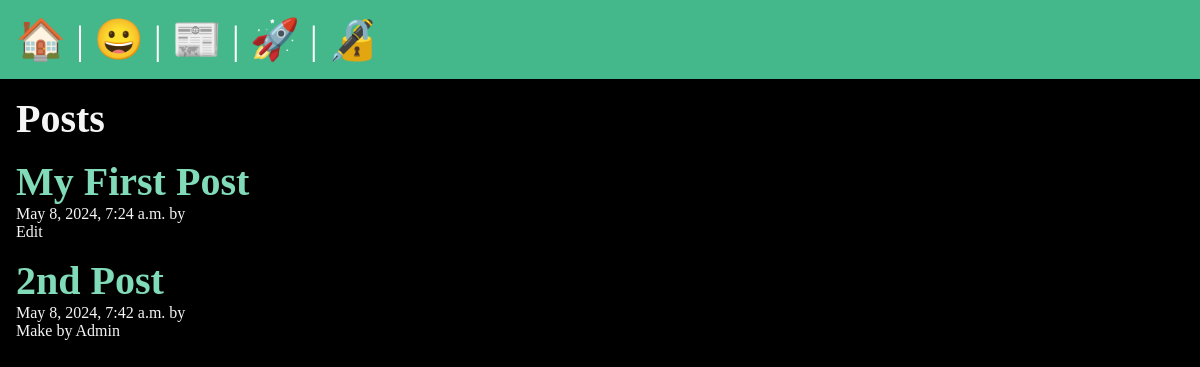
/posts/, run on an earlier commit of the app's database.
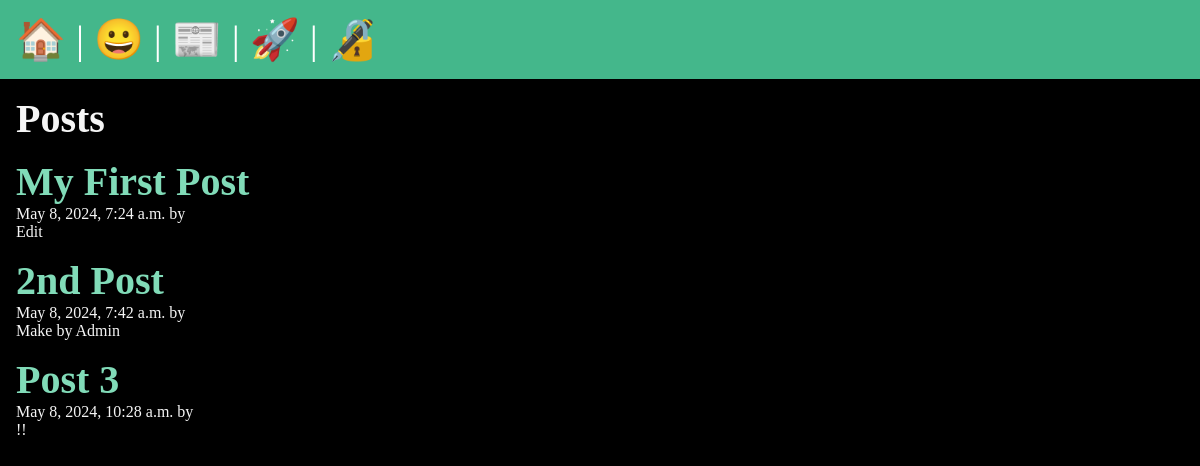
And on a later commit of the database.
### posts/models.py (models this page shows, shortened)
class Post(models.Model):
    title = models.CharField(max_length=75)
    body = models.TextField()
    slug = models.SlugField()
    date = models.DateTimeField(auto_now_add=True)
    author = models.ForeignKey(User, on_delete=models.CASCADE, default=None)
    banner = models.ImageField(default="fallback.png", blank=True)

### posts/views.py (the view)
# urls.py: path('', views.posts_list, name="list"),
def posts_list(request):
    posts = Post.objects.all().order_by('date')
    return render(request, 'posts/posts_list.html', {'posts': posts})

### posts/templates/posts/posts_list.html (shortened to what this page needs)
{% extends 'layout.html' %}
{% block content %}
<section>
  <h1>Posts</h1>
  {% for post in posts %}
  <article class="post">
    <h2>
      <a href="{% url 'posts:page' slug=post.slug %}">{{post.title}}</a>
    </h2>
    <p>{{post.date}} by {{post.author}}</p>
    <p>{{post.body}}</p>
  </article>
  {% endfor %}
</section>
{% endblock %}

### templates/layout.html (shortened to what this page needs)
<!DOCTYPE html>
{% load static %}
<html lang="en">
<head>
    <link rel="stylesheet" href="{% static 'css/style.css' %}">
</head>
<body>
    <nav>
        <a href="/">
            <span role="img" aria-label="Home" title="Home">🏠</span>
        </a> |
        <a href="/about">
            <span role="img" aria-label="About" title="About">😀</span>
        </a> |
        <a href="{% url 'posts:list' %}">
            <span role="img" aria-label="Posts" title="Posts">📰</span>
        </a> |
        {% if user.is_authenticated %}
            <a href="{% url 'posts:new-post' %}">
                <span role="img" aria-label="New Post" title="New Post">🆕</span>
            </a> |
            <form class="logout" action="{% url 'user:logout' %}" method="post">
                {% csrf_token %}
                <button class="logout-button" aria-label="User Logout" title="User Logout">👋</button>
            </form>
        {% else %}
            <a href="{% url 'user:register' %}">
                <span role="img" aria-label="User Registration" title="User Registration">🚀</span>
            </a> |
            <a href="{% url 'user:login' %}">
                <span role="img" aria-label="User Login" title="User Login">🔏</span>
            </a>
        {% endif %}
    </nav>
    <main>
        {% block content %}
        {% endblock %}
    </main>
</body>
</html>

### static/css/style.css (style rules this page uses)
* { margin: 0; padding: 0; box-sizing: border-box; }
body { min-height: 100vh; background-color: black; color: whitesmoke; font-size: 3rem; }
nav { padding: 1rem; background-color: #44B78B; color: white; font-size: 2.5rem; }
main { padding: 1rem; }
section { display: flex; flex-flow: column; gap: 1rem; }
h1, h2 { font-size: 2.5rem; }
p { font-size: 1rem; }
a { text-decoration: none; color: #81dbb8; }

What changed in the data, as far as the page shows it:
added Post: title "Post 3", date "May 8, 2024, 10:28 a.m.", body "!!"
